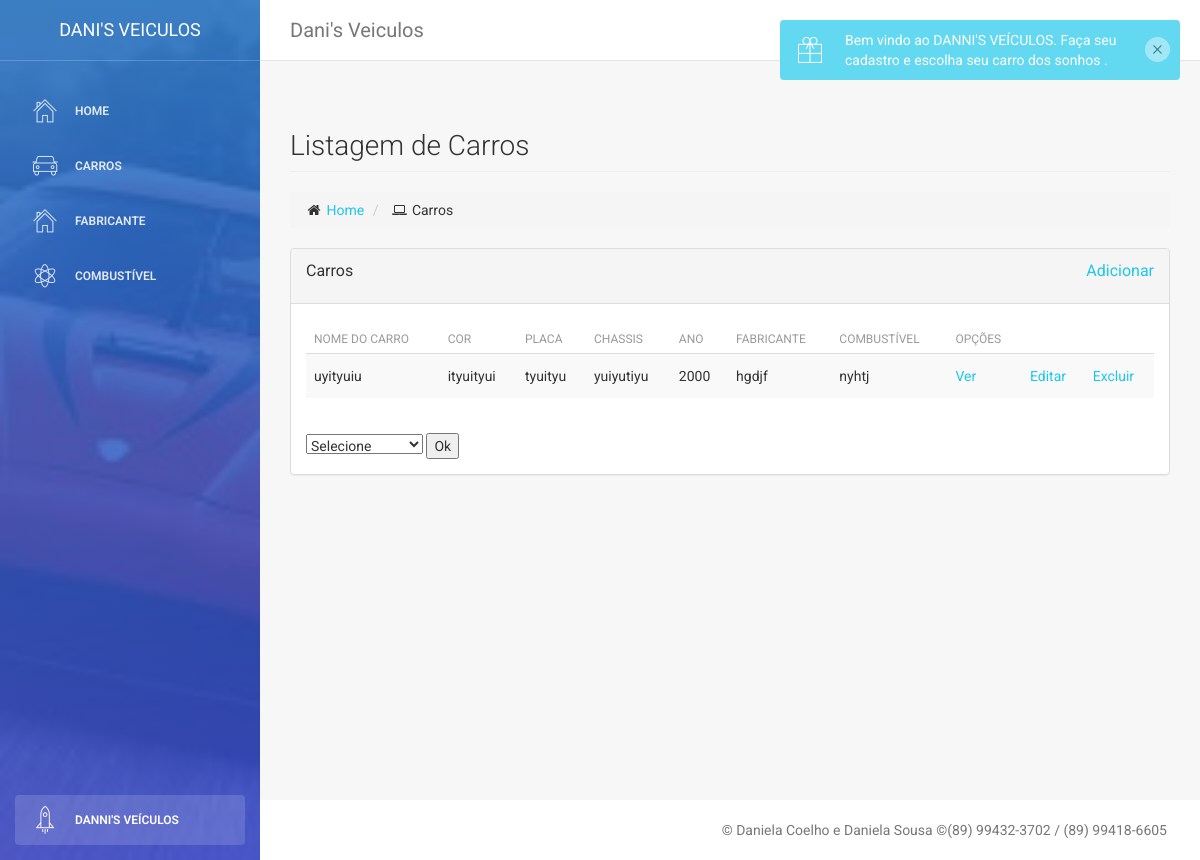
The app's page /cars/cars/, older data.
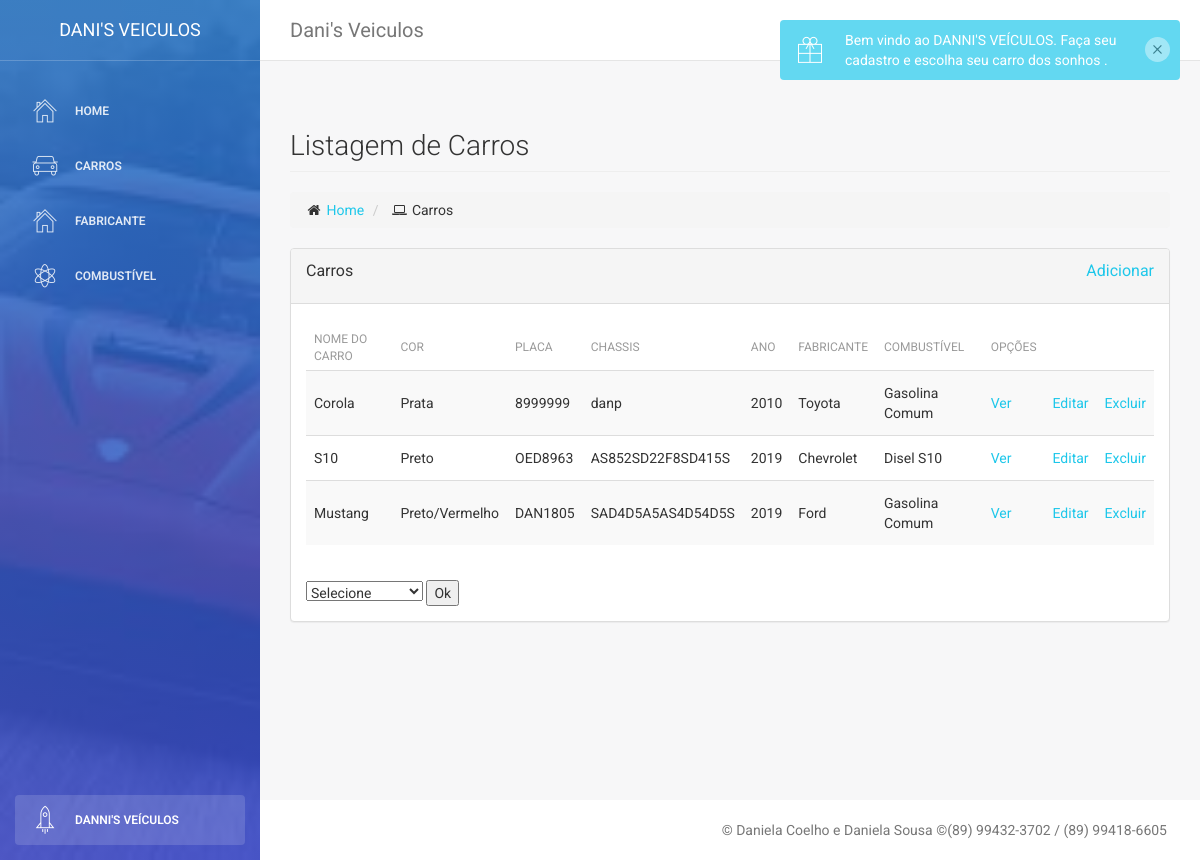
The same page, newer data.
### cars/models.py (models this page shows)
class Vehicle(models.Model):
    model = models.CharField(max_length = 50)
    color = models.CharField(max_length = 20)
    board = models.CharField(max_length = 7)
    chassis = models.CharField(max_length = 17)
    year = models.IntegerField()
    manufacturer = models.ForeignKey(Manufacturer, on_delete=models.CASCADE )
    fuel = models.ForeignKey(Fuel, on_delete=models.CASCADE )

class Manufacturer(models.Model):
    brand = models.CharField(max_length = 20)
    country = models.CharField(max_length = 30)
    def __str__(self):
        return self.brand

class Fuel(models.Model):
    type_fuel = models.CharField(max_length = 50)
    def __str__(self):
        return self.type_fuel

### cars/views.py (the view)
# urls.py: path('cars/', views.vehicle_list),
def vehicle_list(request):
    if (request.method == 'POST'):
        form = request.POST.get('select')
        vehicles = Vehicle.objects.all().order_by(form)
        return render(request, 'cars/list.html', {'vehicles':vehicles})
    else:
        vehicles = Vehicle.objects.all()
        return render(request, 'cars/list.html', {'vehicles':vehicles})

### cars/templates/cars/list.html (shortened to what this page needs)
{% extends "base.html" %} {% block daniela %}
<div class="row">
  <div class="col-lg-12">
    <h3 class="page-header">
      Listagem de Carros
    </h3>
    <ol class="breadcrumb">
      <li>
        <i class="fa fa-home"></i>
        <a href="/cars/">Home</a>
      </li>
      <li>
        <i class="fa fa-laptop"></i> Carros </li>
    </ol>
  </div>
</div>
<div class="row">
  <div class="col-lg-12">
    <div class="panel panel-default">
      <div class="panel-heading">
        <p>
          Carros
          <a href="/cars/cars/form" style="float:right;">Adicionar</a>
        </p>
      </div>
      <div class="panel-body">
        <div class="table-responsive">
          <table class="table table-striped">
            <thead>
              <tr>
                <th> Nome do Carro </th>
                <th> Cor </th>
                <th> Placa </th>
                <th> Chassis </th>
                <th> Ano </th>
                <th> Fabricante</th>
                <th> Combustível</th>
                <th> Opções </th>
                <th></th>
              </tr>
            </thead>
            <tbody>
              {% for vehicle in vehicles %}
              <tr>
                <td>{{vehicle.model}}</td>
                <td>{{vehicle.color}}</td>
                <td>{{vehicle.board}}</td>
                <td>{{vehicle.chassis}}</td>
                <td>{{vehicle.year}}</td>
                <td>{{vehicle.manufacturer}}</td>
                <td>{{vehicle.fuel}}</td>
                <td>
                  <a href="/cars/cars/{{vehicle.id}}">Ver</a>
                </td>
                <td>
                  <a href="/cars/cars/{{vehicle.id}}/edit/">Editar</a>
                </td>
                <td>
                  <a href="/cars/cars/delete/{{vehicle.id}}">Excluir</a>
                </td>
              </tr>
              {% endfor %}
            </tbody>
          </table>
        </div>
      </div>
      <div class="vehicle-list">
        <div class="row">
          <div class="col-md-12">
            <form action="/cars/cars/" method="post">
              <div class="form-group col-md-4 ">
                <select id="inputState" name="select">
                  <option value="" disabled selected>Selecione</option>
                </select>
                <button type="submit" class="submit">Ok</button>
              </div>
            </form>
          </div>
        </div>
      </div>
    </div>
  </div>
</div>
{% endblock %}

### cars/templates/base.html (shortened to what this page needs)
{% load static %}
<!DOCTYPE html>
<html lang="en">
<head>
    <link href="{% static 'assets/css/bootstrap.min.css' %}" rel="stylesheet" />
    <link href="{% static 'assets/css/animate.min.css' %}" rel="stylesheet" />
    <link href="{% static 'assets/css/light-bootstrap-dashboard.css' %}" rel="stylesheet" />
    <link href="{% static 'assets/css/demo.css' %}" rel="stylesheet" />
    <link href="http://maxcdn.bootstrapcdn.com/font-awesome/4.2.0/css/font-awesome.min.css" rel="stylesheet">
    <link href="{% static 'assets/css/pe-icon-7-stroke.css' %}" rel="stylesheet" />
</head>
<body>
    <div class="wrapper">
        <div class="sidebar" data-color="blue" data-image="{% static 'assets/img/sidebar-4.jpeg' %}">
            <div class="sidebar-wrapper">
                <div class="logo">
                    <a href="/cars/" class="simple-text">
                        Dani's Veiculos
                    </a>
                </div>
                <ul class="nav">
                    <li class="">
                        <a href="/cars/">
                            <i class="pe-7s-home"></i>
                            <p> Home </p>
                        </a>
                    </li>
                    <li class="">
                        <a href="/cars/cars/">
                            <i class="pe-7s-car"></i>
                            <p> Carros </p>
                        </a>
                    </li>
                    <li class="">
                        <a href="/cars/manufacturer/">
                            <i class="pe-7s-home"></i>
                            <p> Fabricante </p>
                        </a>
                    </li>
                    <li class="">
                        <a href="/cars/fuel/">
                            <i class="pe-7s-science"></i>
                            <p> Combustível </p>
                        </a>
                    </li>
                    <li class="active-pro">
                        <a href="/cars/">
                            <i class="pe-7s-rocket"></i>
                            <p>DANNI'S VEÍCULOS</p>
                        </a>
                    </li>
                </ul>
            </div>
        </div>
        <div class="main-panel">
            <nav class="navbar navbar-default navbar-fixed">
                <div class="container-fluid">
                    <div class="navbar-header">
                        <a class="navbar-brand" href="/cars/">Dani's Veiculos</a>
                    </div>
                </div>
            </nav>
            <div class="content">
                <div class="container-fluid">
                    {% block daniela %}
                    {% endblock %}
                </div>
            </div>
        </div>
    </div>
    <footer class="footer">
        <div class="container-fluid">
            <p class="copyright pull-right">
                &copy; Daniela Coelho e Daniela Sousa &copy;(89) 99432-3702 / (89) 99418-6605
            </p>
        </div>
    </footer>
</body>
</html>

### cars/static/assets/css/demo.css (style rules this page uses)
.sidebar .nav > li.active-pro { position: absolute; width: 100%; bottom: 10px; }
.sidebar .nav > li.active-pro a { background: rgba(255, 255, 255, 0.14); opacity: 1; color: #FFFFFF; }

Row changes from the older to the newer data that the page shows:
removed Vehicle: model "uyityuiu", color "ityuityui", board "tyuityu", chassis "yuiyutiyu", year "2000", manufacturer "hgdjf", fuel "nyhtj"
added Vehicle: model "Corola", color "Prata", board "8999999", chassis "danp", year "2010", manufacturer "Toyota", fuel "Gasolina Comum"
added Vehicle: model "S10", color "Preto", board "OED8963", chassis "AS852SD22F8SD415S", year "2019", manufacturer "Chevrolet", fuel "Disel S10"
added Vehicle: model "Mustang", color "Preto/Vermelho", board "DAN1805", chassis "SAD4D5A5AS4D54D5S", year "2019", manufacturer "Ford", fuel "Gasolina Comum"
